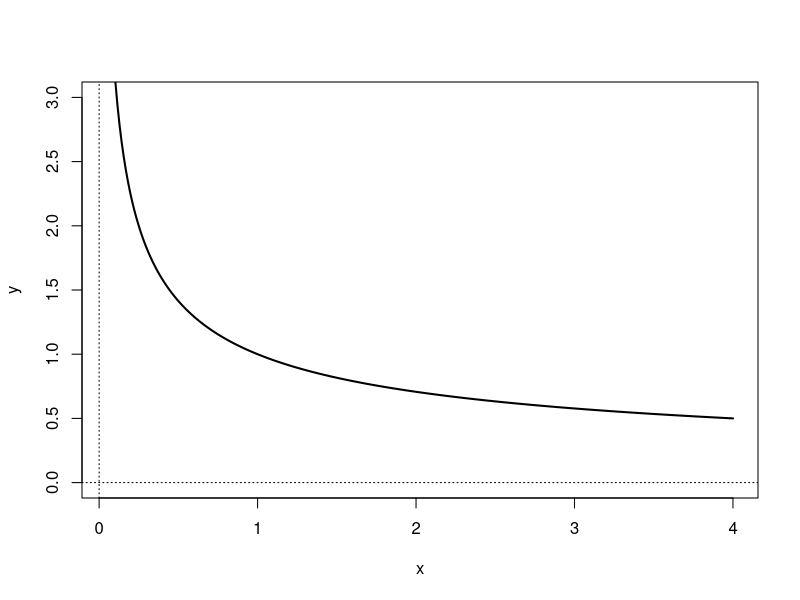
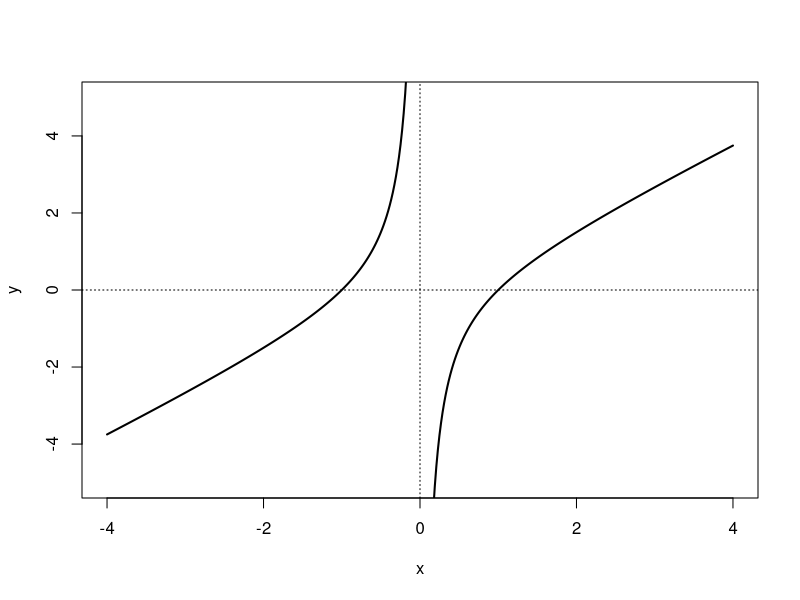

Recreate these plots in R, in order.
setwd("C:/Users/18904/Github/senior-mathematics/codes")
if(!dir.exists("../figures"))dir.create("../figures")
# week28: power functions (28-1,28-2)
draw1=function(){
  x=seq(0.05,4,len=300)
  plot(x,x^(-0.5),type="l",lwd=2,ylim=c(0,3),xlab="x",ylab="y")
  abline(h=0,v=0,lty=3)
}
pdf("../figures/week28-1.pdf",width=4,height=4);draw1();dev.off()
svglite::svglite("../figures/week28-1.svg",width=4,height=4);draw1();dev.off()
draw2=function(){
  x1=seq(-4,-0.05,len=200);x2=seq(0.05,4,len=200)
  plot(x1,x1-1/x1,type="l",lwd=2,ylim=c(-5,5),xlim=c(-4,4),xlab="x",ylab="y")
  lines(x2,x2-1/x2,lwd=2)
  abline(h=0,v=0,lty=3)
}
pdf("../figures/week28-2.pdf",width=4,height=4);draw2();dev.off()
svglite::svglite("../figures/week28-2.svg",width=4,height=4);draw2();dev.off()
